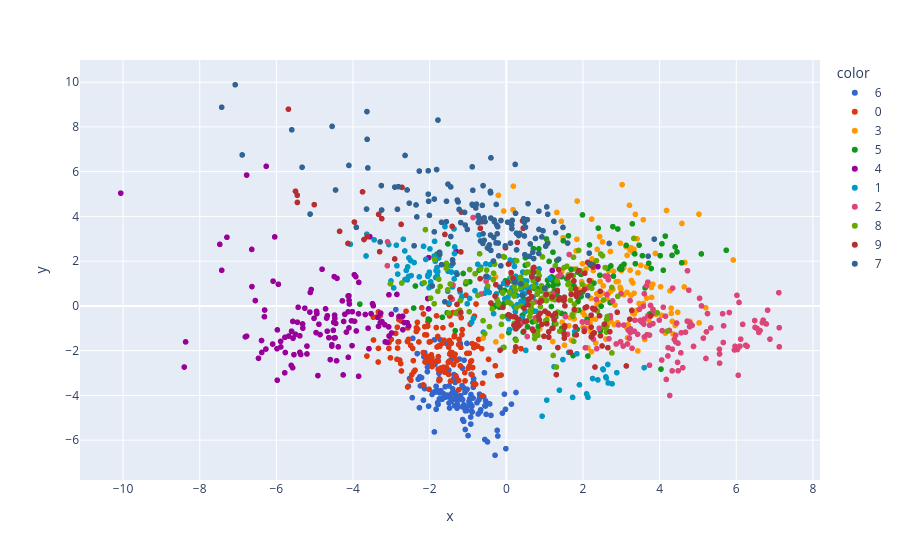

Here is the notebook cell this chart was saved with:
### Code cell
import plotly.express as px

y_train_trf = y_train.astype(str)
fig = px.scatter(x=X_train_trf[:, 0],
                 y=X_train_trf[:, 1],
                 color=y_train_trf,
                 color_discrete_sequence=px.colors.qualitative.G10
                 )
fig.show()

### Figure 1 — Plotly figure (JSON) as saved in the notebook; plotly's stock layout.template omitted (floating-point values rounded to 4 significant figures; data arrays with more than 128 entries replaced by an {"elided": "..."} marker saying what was removed)
{"data": [{"hovertemplate": "color=6<br>x=%{x}<br>y=%{y}<extra></extra>", "legendgroup": "6", "marker": {"color": "#3366CC", "symbol": "circle"}, "mode": "markers", "name": "6", "showlegend": true, "type": "scattergl", "x": {"elided": "146 float values"}, "xaxis": "x", "y": {"elided": "146 float values"}, "yaxis": "y"}, {"hovertemplate": "color=0<br>x=%{x}<br>y=%{y}<extra></extra>", "legendgroup": "0", "marker": {"color": "#DC3912", "symbol": "circle"}, "mode": "markers", "name": "0", "showlegend": true, "type": "scattergl", "x": {"elided": "145 float values"}, "xaxis": "x", "y": {"elided": "145 float values"}, "yaxis": "y"}, {"hovertemplate": "color=3<br>x=%{x}<br>y=%{y}<extra></extra>", "legendgroup": "3", "marker": {"color": "#FF9900", "symbol": "circle"}, "mode": "markers", "name": "3", "showlegend": true, "type": "scattergl", "x": {"elided": "149 float values"}, "xaxis": "x", "y": {"elided": "149 float values"}, "yaxis": "y"}, {"hovertemplate": "color=5<br>x=%{x}<br>y=%{y}<extra></extra>", "legendgroup": "5", "marker": {"color": "#109618", "symbol": "circle"}, "mode": "markers", "name": "5", "showlegend": true, "type": "scattergl", "x": {"elided": "135 float values"}, "xaxis": "x", "y": {"elided": "135 float values"}, "yaxis": "y"}, {"hovertemplate": "color=4<br>x=%{x}<br>y=%{y}<extra></extra>", "legendgroup": "4", "marker": {"color": "#990099", "symbol": "circle"}, "mode": "markers", "name": "4", "showlegend": true, "type": "scattergl", "x": {"elided": "135 float values"}, "xaxis": "x", "y": {"elided": "135 float values"}, "yaxis": "y"}, {"hovertemplate": "color=1<br>x=%{x}<br>y=%{y}<extra></extra>", "legendgroup": "1", "marker": {"color": "#0099C6", "symbol": "circle"}, "mode": "markers", "name": "1", "showlegend": true, "type": "scattergl", "x": {"elided": "154 float values"}, "xaxis": "x", "y": {"elided": "154 float values"}, "yaxis": "y"}, {"hovertemplate": "color=2<br>x=%{x}<br>y=%{y}<extra></extra>", "legendgroup": "2", "marker": {"color": "#DD4477", "symbol": "circle"}, "mode": "markers", "name": "2", "showlegend": true, "type": "scattergl", "x": {"elided": "144 float values"}, "xaxis": "x", "y": {"elided": "144 float values"}, "yaxis": "y"}, {"hovertemplate": "color=8<br>x=%{x}<br>y=%{y}<extra></extra>", "legendgroup": "8", "marker": {"color": "#66AA00", "symbol": "circle"}, "mode": "markers", "name": "8", "showlegend": true, "type": "scattergl", "x": {"elided": "144 float values"}, "xaxis": "x", "y": {"elided": "144 float values"}, "yaxis": "y"}, {"hovertemplate": "color=9<br>x=%{x}<br>y=%{y}<extra></extra>", "legendgroup": "9", "marker": {"color": "#B82E2E", "symbol": "circle"}, "mode": "markers", "name": "9", "showlegend": true, "type": "scattergl", "x": {"elided": "140 float values"}, "xaxis": "x", "y": {"elided": "140 float values"}, "yaxis": "y"}, {"hovertemplate": "color=7<br>x=%{x}<br>y=%{y}<extra></extra>", "legendgroup": "7", "marker": {"color": "#316395", "symbol": "circle"}, "mode": "markers", "name": "7", "showlegend": true, "type": "scattergl", "x": {"elided": "145 float values"}, "xaxis": "x", "y": {"elided": "145 float values"}, "yaxis": "y"}], "layout": {"legend": {"title": {"text": "color"}, "tracegroupgap": 0}, "margin": {"t": 60}, "xaxis": {"anchor": "y", "domain": [0, 1], "title": {"text": "x"}}, "yaxis": {"anchor": "x", "domain": [0, 1], "title": {"text": "y"}}}}
